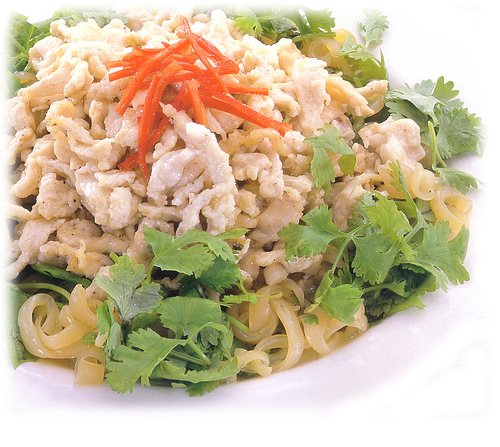
#> input picture Lab_Assignment1/Source/Lab1/building_1.jpg, 500 x 447 px, found by its file name
$ python SIFT_algorithm.py   (older library calls are emulated)
#> lines starting #> are read from the running program, lines starting #| are printed output that depends on the picture
import numpy as np
import cv2
import matplotlib.pyplot as plt
import os

#%matplotlib inline


dataset_path = 'C:/Users/kiree/PycharmProjects/Lab1'
img_building = cv2.imread(os.path.join(dataset_path, 'building_1.jpg'))
#> img_building is the input picture: shape (447, 500, 3); mean B, G, R 157.6, 188.3, 205.2
img_building = cv2.cvtColor(img_building, cv2.COLOR_BGR2RGB)  # Convert from cv's BRG default color order to RGB

orb = cv2.ORB_create()  # OpenCV 3 backward incompatibility: Do not create a detector with `cv2.ORB()`.
key_points, description = orb.detectAndCompute(img_building, None)
#> key_points = 500 keypoints; strongest (x, y, size): (31, 209, 31), (49, 132, 31), (238, 183, 44.6), (95, 221, 31)
img_building_keypoints = cv2.drawKeypoints(img_building,
                                           key_points,
                                           img_building,
                                           flags=cv2.DRAW_MATCHES_FLAGS_DRAW_RICH_KEYPOINTS) # Draw circles.
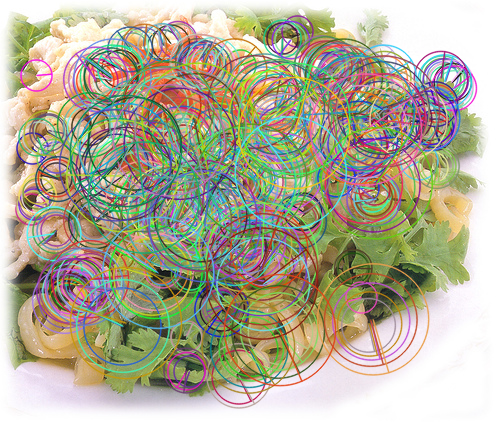
#> img_building_keypoints: shape (447, 500, 3); mean R, G, B 181.4, 177.4, 156.9
plt.figure(figsize=(16, 16))
plt.title('ORB Interest Points')
plt.imshow(img_building_keypoints); plt.show()


def image_detect_and_compute(detector, img_name):
    """Detect and compute interest points and their descriptors."""
#> called with img_name = 'building_1.jpg'
    img = cv2.imread(os.path.join(dataset_path, img_name))
    img = cv2.cvtColor(img, cv2.COLOR_BGR2GRAY)
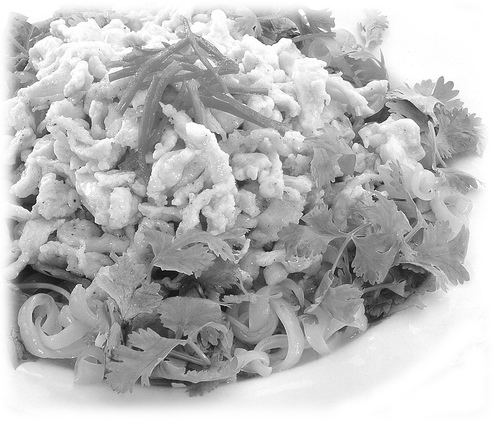
#> img: shape (447, 500); min 3, max 255, mean 189.9
    kp, des = detector.detectAndCompute(img, None)
#> kp = 500 keypoints; strongest (x, y, size): (49, 132, 31), (238, 183, 44.6), (35, 202, 31), (95, 221, 31)
    return img, kp, des


def draw_image_matches(detector, img1_name, img2_name, nmatches=10):
    """Draw ORB feature matches of the given two images."""
    img1, kp1, des1 = image_detect_and_compute(detector, img1_name)
#> kp1 has the same summary as kp in image_detect_and_compute
    img2, kp2, des2 = image_detect_and_compute(detector, img2_name)
#> call 2 of image_detect_and_compute, with img_name = 'building_2.jpg'
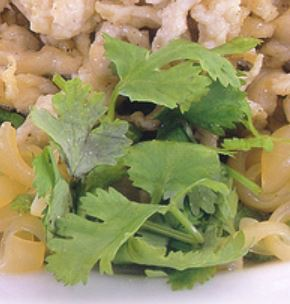
#> input picture Lab_Assignment1/Source/Lab1/building_2.JPG, 290 x 304 px, found by its file name
#> in image_detect_and_compute, img is the input picture: shape (304, 290, 3); mean B, G, R 103.5, 148.9, 154.5
#> in image_detect_and_compute (call 2), `img = cv2.cvtColor(img, cv2.COLOR_BGR2GRAY)`:
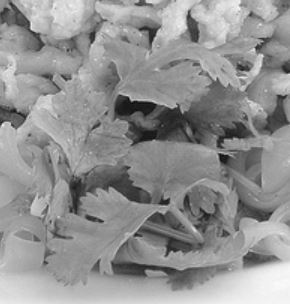
#> img: shape (304, 290); min 7, max 250, mean 145.4
#> in image_detect_and_compute (call 2), `kp, des = detector.detectAndCompute(img, None)`: kp = 467 keypoints; strongest (x, y, size): (131, 100, 31), (132, 100, 37.2), (219, 154, 31), (220, 155, 37.2)
#> kp2 has the same summary as kp in image_detect_and_compute

    bf = cv2.BFMatcher(cv2.NORM_HAMMING, crossCheck=True)
    matches = bf.match(des1, des2)
#> matches = 144 matches
    matches = sorted(matches, key=lambda x: x.distance)  # Sort matches by distance.  Best come first.

    img_matches = cv2.drawMatches(img1, kp1, img2, kp2, matches[:nmatches], img2, flags=2)  # Show top 10 matches
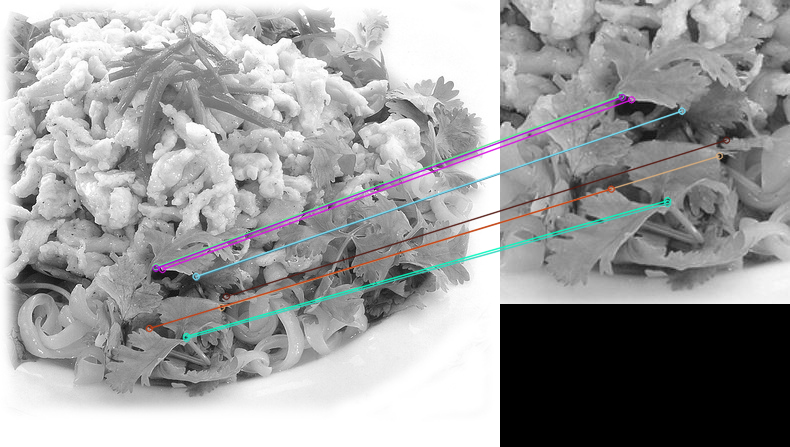
#> img_matches: shape (447, 790, 3); mean of channels 0, 1, 2 156.7, 156.3, 156.1; drawn as B, G, R
    plt.figure(figsize=(16, 16))
    plt.title(type(detector))
    plt.imshow(img_matches);
    plt.show()


orb = cv2.ORB_create()
draw_image_matches(orb, 'building_1.jpg', 'building_2.jpg')

sift = cv2.xfeatures2d.SIFT_create()
kp, des = sift.detectAndCompute(img_building, None)
#> kp = 2354 keypoints; strongest (x, y, size): (268, 380, 2.3), (363, 98, 2), (362, 89, 1.8), (297, 60, 2)
img_kp = cv2.drawKeypoints(img_building, kp, img_building)
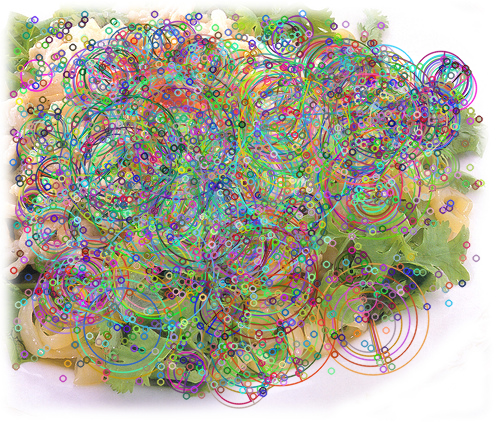
#> img_kp: shape (447, 500, 3); mean R, G, B 177.3, 174.3, 158.1

plt.figure(figsize=(15, 15))
plt.imshow(img_kp); plt.show()

img1, kp1, des1 = image_detect_and_compute(sift, 'building_1.jpg')
#> in image_detect_and_compute (call 3), `kp, des = detector.detectAndCompute(img, None)`: kp = 1107 keypoints; strongest (x, y, size): (28, 202, 10.2), (240, 184, 6.6), (308, 24, 1.9), (42, 279, 33.2)
#> kp1 has the same summary as kp in image_detect_and_compute
img2, kp2, des2 = image_detect_and_compute(sift, 'building_2.jpg')
#> in image_detect_and_compute (call 4), `kp, des = detector.detectAndCompute(img, None)`: kp = 697 keypoints; strongest (x, y, size): (254, 259, 13.8), (194, 30, 12.8), (224, 159, 6.5), (124, 107, 13.6)
#> kp2 has the same summary as kp in image_detect_and_compute

FLANN_INDEX_KDTREE = 1
index_params = dict(algorithm = FLANN_INDEX_KDTREE, trees = 5)
search_params = dict(checks=50)

flann = cv2.FlannBasedMatcher(index_params,search_params)
matches = flann.knnMatch(des1, des2, k=2)
#> matches = 1107 matches

matchesMask = [[0, 0] for i in range(len(matches))]
#> matchesMask = 1107 pairs, first value 0 to 0, second value 0 to 0
# ratio test as per Lowe's paper
for i, (m, n) in enumerate(matches):
    if m.distance < 0.55*n.distance:
        matchesMask[i] = [1, 0]
#> after the loop, matchesMask = 1107 pairs, first value 0 to 1, second value 0 to 0

draw_params = dict(matchColor=(0, 255, 0),
                   singlePointColor=(255, 0, 0),
                   matchesMask=matchesMask,
                   flags=0)
#> draw_params = 4 items

img3 = cv2.drawMatchesKnn(img1, kp1, img2, kp2, matches, None, **draw_params)
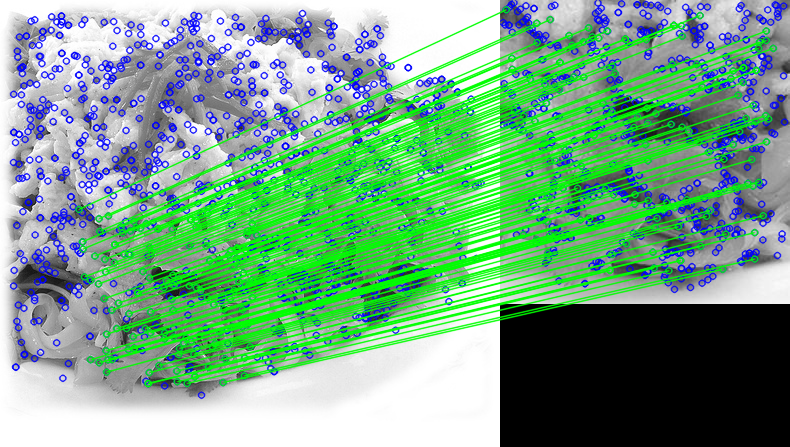
#> img3: shape (447, 790, 3); mean of channels 0, 1, 2 134.1, 165.3, 117.4; drawn as B, G, R
plt.figure(figsize=(18, 18))
plt.imshow(img3); plt.show()
